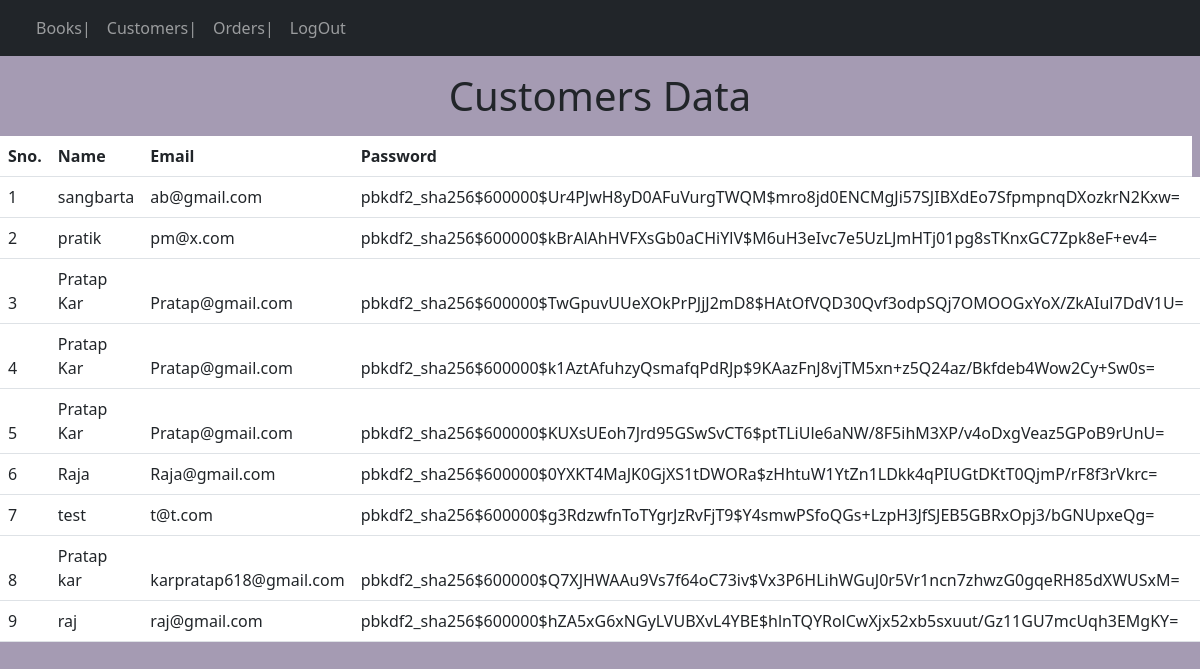
/Customers, run on the app's committed database.
### BookStore/models.py (models this page shows, shortened)
class user(models.Model):
    name=models.CharField(max_length=50)
    email=models.CharField(max_length=50)
    pwd=models.CharField(max_length=50)
    class Meta:
        db_table="user"
    def get_all_user():
       return user.objects.all()

### BookStore/views.py (the view)
# urls.py: path('Customers',Customer.as_view(),name="Customers"),
class Customer(View):
    def get(self,request):
        customer=user.get_all_user()
        return render(request,'Customers.html',{'user' : customer})

### BookStore/templates/Customers.html (shortened to what this page needs)
{% extends 'adminbase.html'%}
{%block items %}
<p><h1 style="text-align: center;">Customers Data</h1></p>
<table class="table">
    <thead>
     <tr>
        <th>Sno.</th>
        <th>Name</th>
        <th>Email</th>
        <th>Password</th>
     </tr>
      {%for user in user%}
      <tr>
        <td>{{forloop.counter}}</td>
        <td>{{user.name}}</td>
        <td>{{user.email}}</td>
        <td>{{user.pwd}}</td>
        <td>
        </td>
        </tr>
      {%endfor%}
  </table>
  {% endblock %}

### BookStore/templates/adminbase.html (style rules this page uses)
body { background-color: rgba(54, 32, 85, 0.449); background-image: url("https://images.unsplash.com/photo-1609895720459-394a6a8c99ed?ixlib=rb-4.0.3&ixid=M3wxMjA3fDB8MHxzZWFyY2h8Mnx8ZWJvb2t8ZW58MHx8MHx8fDA%3D&w=1000&q=80"); }

### data on the page
user: name "sangbarta", email "ab@gmail.com", pwd "pbkdf2_sha256$600000$Ur4PJwH8yD0AFuVurgTWQM$mro8jd0ENCMgJi57SJIBXdEo7SfpmpnqDXozkrN2Kxw="
user: name "pratik", email "pm@x.com", pwd "pbkdf2_sha256$600000$kBrAlAhHVFXsGb0aCHiYlV$M6uH3eIvc7e5UzLJmHTj01pg8sTKnxGC7Zpk8eF+ev4="
user: name "Pratap Kar", email "Pratap@gmail.com", pwd "pbkdf2_sha256$600000$TwGpuvUUeXOkPrPJjJ2mD8$HAtOfVQD30Qvf3odpSQj7OMOOGxYoX/ZkAIul7DdV1U="
user: name "Pratap Kar", email "Pratap@gmail.com", pwd "pbkdf2_sha256$600000$k1AztAfuhzyQsmafqPdRJp$9KAazFnJ8vjTM5xn+z5Q24az/Bkfdeb4Wow2Cy+Sw0s="
user: name "Pratap Kar", email "Pratap@gmail.com", pwd "pbkdf2_sha256$600000$KUXsUEoh7Jrd95GSwSvCT6$ptTLiUle6aNW/8F5ihM3XP/v4oDxgVeaz5GPoB9rUnU="
user: name "Raja", email "Raja@gmail.com", pwd "pbkdf2_sha256$600000$0YXKT4MaJK0GjXS1tDWORa$zHhtuW1YtZn1LDkk4qPIUGtDKtT0QjmP/rF8f3rVkrc="
user: name "test", email "t@t.com", pwd "pbkdf2_sha256$600000$g3RdzwfnToTYgrJzRvFjT9$Y4smwPSfoQGs+LzpH3JfSJEB5GBRxOpj3/bGNUpxeQg="
user: name "Pratap kar", email "karpratap618@gmail.com", pwd "pbkdf2_sha256$600000$Q7XJHWAAu9Vs7f64oC73iv$Vx3P6HLihWGuJ0r5Vr1ncn7zhwzG0gqeRH85dXWUSxM="
user: name "raj", email "raj@gmail.com", pwd "pbkdf2_sha256$600000$hZA5xG6xNGyLVUBXvL4YBE$hlnTQYRolCwXjx52xb5sxuut/Gz11GU7mcUqh3EMgKY="
